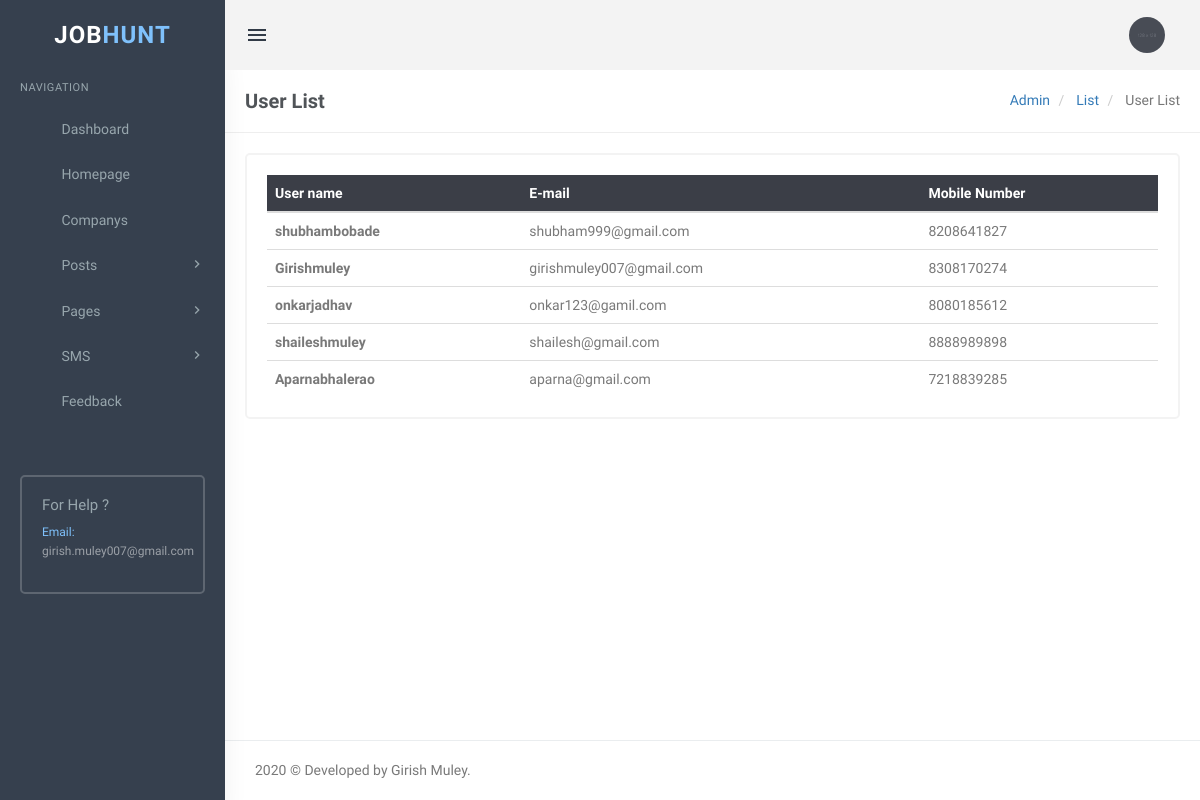
The app's page /admin/user-list.php (signed in) with its own data.
### tables this page shows
CREATE TABLE `userinfodb` (
  `id` int(11) NOT NULL,
  `firstname` varchar(255) NOT NULL,
  `lastname` varchar(255) NOT NULL,
  `address` varchar(255) NOT NULL,
  `dob` date NOT NULL,
  `email` varchar(255) NOT NULL,
  `mobile` varchar(10) NOT NULL,
  `gender` varchar(100) NOT NULL,
  `educationid` varchar(255) NOT NULL,
  `resume` varchar(255) NOT NULL,
  `password` varchar(255) NOT NULL,
  `size` int(11) NOT NULL,
  `agreement` varchar(255) NOT NULL,
  `creationdate` timestamp NOT NULL DEFAULT current_timestamp() ON UPDATE current_timestamp(),
  `Is_Active` int(11) NOT NULL
);

### admin/user-list.php (the view, shortened to what this page needs)
<?php
   include('includes/config.php');
   ?>
<!DOCTYPE html>
<html lang="en">
   <head>
      <link rel="stylesheet" href="../plugins/morris/morris.css">
      <link href="../plugins/jvectormap/jquery-jvectormap-2.0.2.css" rel="stylesheet" />
      <link href="assets/css/bootstrap.min.css" rel="stylesheet" type="text/css" />
      <link href="assets/css/core.css" rel="stylesheet" type="text/css" />
      <link href="assets/css/components.css" rel="stylesheet" type="text/css" />
      <link href="assets/css/icons.css" rel="stylesheet" type="text/css" />
      <link href="assets/css/pages.css" rel="stylesheet" type="text/css" />
      <link href="assets/css/menu.css" rel="stylesheet" type="text/css" />
      <link href="assets/css/responsive.css" rel="stylesheet" type="text/css" />
      <link rel="stylesheet" href="../plugins/switchery/switchery.min.css">
   </head>
   <body class="fixed-left">
      <div id="wrapper">
         <?php include('includes/topheader.php');?>
         <?php include('includes/leftsidebar.php');?>
         <div class="content-page">
            <div class="content">
               <div class="container">
                  <div class="row">
                     <div class="col-xs-12">
                        <div class="page-title-box">
                           <h4 class="page-title">User List </h4>
                           <ol class="breadcrumb p-0 m-0">
                              <li>
                                 <a href="#">Admin</a>
                              </li>
                              <li>
                                 <a href="#">List</a>
                              </li>
                              <li class="active">
                                 User List
                              </li>
                           </ol>
                           <div class="clearfix"></div>
                        </div>
                     </div>
                  </div>
                  <div class="row">
                     <div class="col-sm-12">
                        <div class="card-box">
                           <div class="table-responsive">
                              <table class="table table-colored table-centered table-inverse m-0">
                                 <thead>
                                    <tr>
                                       <th>User name</th>
                                       <th>E-mail</th>
                                       <th>Mobile Number</th>
                                    </tr>
                                 </thead>
                                 <tbody>
                                    <?php
                                       $query=mysqli_query($con,"SELECT firstname,lastname,email,mobile FROM `userinfodb` WHERE Is_Active='1'");
                                       $rowcount=mysqli_num_rows($query);
                                       if($rowcount==0)
                                       {
                                       ?>
                                    <tr>
                                       <td colspan="4" align="center">
                                          <h3 style="color:red">No record found</h3>
                                       </td>
                                    <tr>
                                       <?php
                                          } else {
                                          while($row=mysqli_fetch_array($query))
                                          {
                                          ?>
                                    <tr>
                                       <td><b><?php echo htmlentities($row['firstname']);?><?php echo htmlentities($row['lastname']);?></b></td>
                                       <td><?php echo htmlentities($row['email'])?></td>
                                       <td><?php echo htmlentities($row['mobile'])?></td>
                                    </tr>
                                    <?php } }?>
                                 </tbody>
                              </table>
                           </div>
                        </div>
                     </div>
                  </div>
               </div>
            </div>
            <?php include('includes/footer.php');?>
         </div>
      </div>
   </body>
</html>

### admin/assets/css/core.css (style rules this page uses)
body { font-family: 'Varela Round', sans-serif; margin: 0; padding-bottom: 60px; overflow-x: hidden; color: #797979; }
html { position: relative; min-height: 100%; }
.h1, .h2, .h3, .h4, .h5, .h6, h1, h2, h3, h4, h5, h6 { color: #505458; font-family: 'Hind Madurai', sans-serif; margin: 10px 0; }
* { outline: none !important; }
b, strong { font-weight: 600; font-family: 'Hind Madurai', sans-serif; }
.container { width: auto; }
#wrapper { height: 100%; overflow: hidden; width: 100%; }
.p-0 { padding: 0 !important; }
.m-0 { margin: 0 !important; }
.card-box { padding: 20px; border: 2px solid #f3f3f3; -webkit-border-radius: 5px; border-radius: 5px; -moz-border-radius: 5px; background-clip: padding-box; margin-bottom: 20px; background-color: #ffffff; }
.row { margin-right: -10px; margin-left: -10px; }
.col-lg-1, .col-lg-10, .col-lg-11, .col-lg-12, .col-lg-2, .col-lg-3, .col-lg-4, .col-lg-5, .col-lg-6, .col-lg-7, .col-lg-8, .col-lg-9, .col-md-1, .col-md-10, .col-md-11, .col-md-12, .col-md-2, .col-md-3, .col-md-4, .col-md-5, .col-md-6, .col-md-7, .col-md-8, .col-md-9, .col-sm-1, .col-sm-10, .col-sm-11, .col-sm-12, .col-sm-2, .col-sm-3, .col-sm-4, .col-sm-5, .col-sm-6, .col-sm-7, .col-sm-8, .col-sm-9, .col-xs-1, .col-xs-10, .col-xs-11, .col-xs-12, .col-xs-2, .col-xs-3, .col-xs-4, .col-xs-5, .col-xs-6, .col-xs-7, .col-xs-8, .col-xs-9 { padding-left: 10px; padding-right: 10px; }
.breadcrumb { background-color: transparent; margin-bottom: 15px; padding-top: 10px; padding-left: 0; }

### admin/assets/css/menu.css (style rules this page uses)
.content-page { margin-left: 225px; overflow: hidden; }
.content-page .content { padding: 0 5px 10px 5px; margin-top: 70px; }
.page-title { font-size: 20px; margin-bottom: 0; margin-top: 0; font-weight: 600; }
.page-title-box { padding: 20px; border-bottom: 1px solid #eee; margin: 0 -20px 20px -20px; }
.page-title-box .page-title { margin-bottom: 0; float: left; }
.page-title-box .breadcrumb { float: right; background-color: transparent !important; }

### records on screen
userinfodb: firstname "shubham", lastname "bobade", email "shubham999@gmail.com", mobile "8208641827"
userinfodb: firstname "Girish", lastname "muley", email "girishmuley007@gmail.com", mobile "8308170274"
userinfodb: firstname "onkar", lastname "jadhav", email "onkar123@gamil.com", mobile "8080185612"
userinfodb: firstname "shailesh", lastname "muley", email "shailesh@gmail.com", mobile "8888989898"
userinfodb: firstname "Aparna", lastname "bhalerao", email "aparna@gmail.com", mobile "7218839285"
